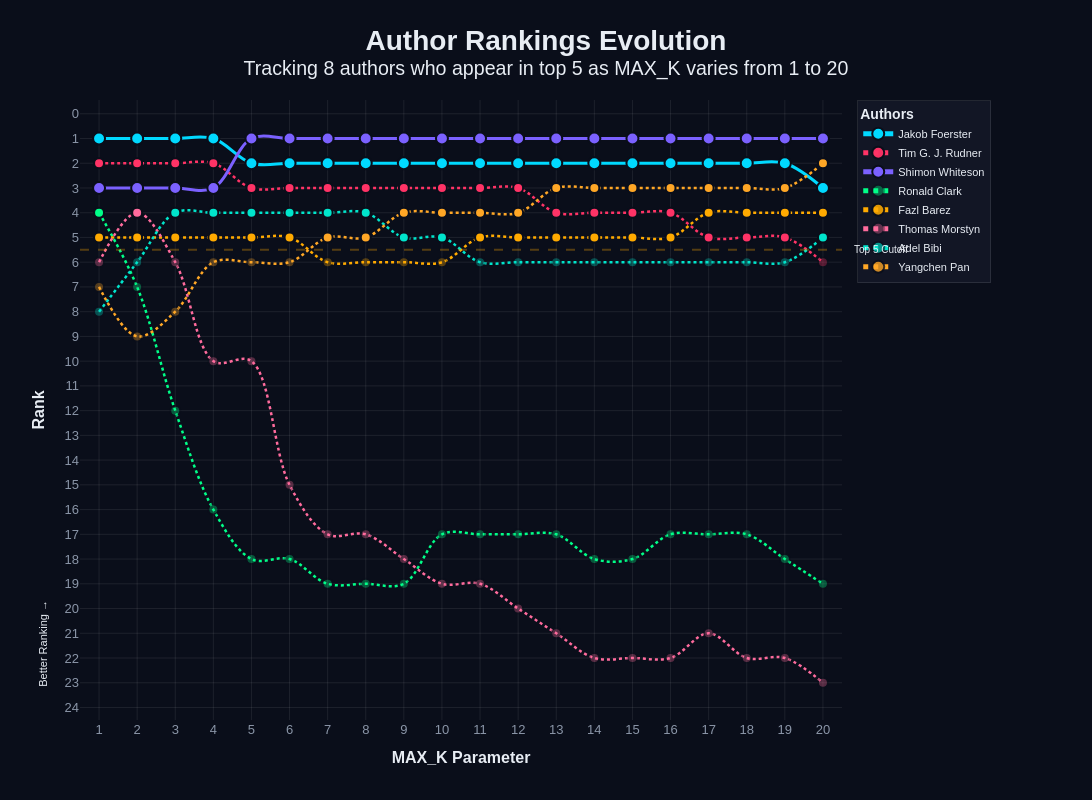

Here is the notebook cell this chart was saved with:
### Code cell
import pandas as pd
import numpy as np
from pathlib import Path

# ===== CONFIGURATION PARAMETERS =====
TOP_N = 5  # Number of top-ranked authors to track
MAX_K_RANGE = (1, 21)  # Range of MAX_K values to evaluate (start, end)
OUTPUT_DIR = "charts"  # Output directory for saving the chart
OUTPUT_FILENAME = "author_rankings_bump_chart.html"

# Visual configuration
CHART_WIDTH = 1400
CHART_HEIGHT = 800
COLOR_PALETTE = [
    "#00D9FF",
    "#FF3366",
    "#7B61FF",
    "#00FF88",
    "#FFAA00",
    "#FF6B9D",
    "#00E5CC",
    "#FFA726",
    "#AB47BC",
    "#26C6DA",
    "#EF5350",
    "#66BB6A",
    "#42A5F5",
    "#FFCA28",
    "#EC407A",
]

# ===== DATA PREPARATION =====
rank_data = []

for max_k in range(MAX_K_RANGE[0], MAX_K_RANGE[1]):
    paper_scores_all_k = {}

    for i_paper, paper in zip(excluded_indices, excluded_papers):
        # Skip specific papers
        if "photoplethysmography" in paper or "lnai" in paper:
            continue

        target_emb = all_embeddings[i_paper].reshape(1, -1)
        author_scores = {}

        for author in other_authors:
            author_indices = author_to_indices[author]
            author_embs = all_embeddings[author_indices]
            similarities = cosine_similarity(target_emb, author_embs)[0]

            if max_k == 1:
                author_scores[author] = similarities.max()
            else:
                k = min(max_k, len(similarities))
                author_scores[author] = np.mean(np.sort(similarities)[-k:])

        paper_scores_all_k[i_paper] = author_scores

    # Aggregate and rank authors for this MAX_K value
    author_avg_scores = {
        author: np.mean(
            [ps[author] for ps in paper_scores_all_k.values() if author in ps]
        )
        for author in other_authors
        if any(author in ps for ps in paper_scores_all_k.values())
    }

    # Store rankings
    for rank, (author, score) in enumerate(
        sorted(author_avg_scores.items(), key=lambda x: x[1], reverse=True), start=1
    ):
        rank_data.append(
            {"MAX_K": max_k, "Rank": rank, "Author": author, "Score": score}
        )

# ===== FILTER TO TOP N AUTHORS =====
rank_df = pd.DataFrame(rank_data)
authors_to_plot = rank_df[rank_df["Rank"] <= TOP_N]["Author"].unique().tolist()
filtered_df = rank_df[rank_df["Author"].isin(authors_to_plot)]

print(
    f"Found {len(authors_to_plot)} unique authors in top {TOP_N} across MAX_K range {MAX_K_RANGE}"
)

# ===== STYLING CONFIGURATION =====
colors = {
    author: COLOR_PALETTE[i % len(COLOR_PALETTE)]
    for i, author in enumerate(authors_to_plot)
}

FONT_CONFIG = dict(family="Arial, sans-serif", color="#E8EDF4")
GRID_CONFIG = dict(gridcolor="rgba(255, 255, 255, 0.08)", showgrid=True, zeroline=False)

# ===== BUILD FIGURE =====
fig = go.Figure()

for author in authors_to_plot:
    author_data = filtered_df[filtered_df["Author"] == author].sort_values("MAX_K")

    # Check if author consistently appears in top N
    max_k_count = MAX_K_RANGE[1] - MAX_K_RANGE[0]
    is_consistent = len(author_data[author_data["Rank"] <= TOP_N]) == max_k_count

    fig.add_trace(
        go.Scatter(
            x=author_data["MAX_K"],
            y=author_data["Rank"],
            mode="lines+markers",
            name=author,
            line=dict(
                color=colors[author],
                width=3 if is_consistent else 2.5,
                shape="spline",
                dash="solid" if is_consistent else "dot",
            ),
            marker=dict(
                size=12 if is_consistent else 10,
                color=colors[author],
                line=dict(color="#0A0E1A", width=2),
                symbol="circle",
                opacity=[1.0 if r <= TOP_N else 0.3 for r in author_data["Rank"]],
            ),
            hovertemplate=(
                "<b>%{fullData.name}</b><br>"
                "MAX_K: %{x}<br>"
                "Rank: %{y}<br>"
                "<extra></extra>"
            ),
        )
    )

# ===== LAYOUT CONFIGURATION =====
fig.update_layout(
    title=dict(
        text=(
            f"<b>Author Rankings Evolution</b><br>"
            f"<sup>Tracking {len(authors_to_plot)} authors who appear in top {TOP_N} "
            f"as MAX_K varies from {MAX_K_RANGE[0]} to {MAX_K_RANGE[1] - 1}</sup>"
        ),
        x=0.5,
        xanchor="center",
        font=dict(size=28, **FONT_CONFIG),
    ),
    xaxis=dict(
        title="<b>MAX_K Parameter</b>",
        title_font=dict(size=16, **FONT_CONFIG),
        tickfont=dict(size=13, color="#8B96A8"),
        **GRID_CONFIG,
        dtick=1,
        range=[MAX_K_RANGE[0] - 0.5, MAX_K_RANGE[1] - 0.5],
        tickmode="linear",
    ),
    yaxis=dict(
        title="<b>Rank</b>",
        title_font=dict(size=16, **FONT_CONFIG),
        tickfont=dict(size=13, color="#8B96A8"),
        **GRID_CONFIG,
        dtick=1,
        range=[0.5, max(15, len(authors_to_plot) + 5)],
        tickmode="linear",
        autorange="reversed",
    ),
    plot_bgcolor="#0A0E1A",
    paper_bgcolor="#0A0E1A",
    legend=dict(
        title=dict(text="<b>Authors</b>", font=dict(size=14, **FONT_CONFIG)),
        font=dict(size=11, **FONT_CONFIG),
        bgcolor="rgba(19, 24, 38, 0.9)",
        bordercolor="rgba(255, 255, 255, 0.1)",
        borderwidth=1,
        x=1.02,
        y=1,
        xanchor="left",
        yanchor="top",
        itemsizing="constant",
    ),
    hovermode="closest",
    font=FONT_CONFIG,
    width=CHART_WIDTH,
    height=CHART_HEIGHT,
    margin=dict(l=80, r=250, t=100, b=80),
)

# ===== ADD ANNOTATIONS =====
# Top N cutoff line
fig.add_shape(
    type="line",
    x0=MAX_K_RANGE[0] - 0.5,
    x1=MAX_K_RANGE[1] - 0.5,
    y0=TOP_N + 0.5,
    y1=TOP_N + 0.5,
    line=dict(color="rgba(255, 170, 0, 0.3)", width=2, dash="dash"),
)

fig.add_annotation(
    text=f"Top {TOP_N} Cutoff",
    x=MAX_K_RANGE[1] - 0.5,
    y=TOP_N + 0.5,
    xanchor="left",
    yanchor="middle",
    xshift=10,
    showarrow=False,
    font=dict(size=10, **FONT_CONFIG),
)

fig.add_annotation(
    text="Better Ranking →",
    xref="paper",
    yref="paper",
    x=-0.06,
    y=0.05,
    textangle=-90,
    showarrow=False,
    font=dict(size=11, **FONT_CONFIG),
)


# ===== SAVE OUTPUT =====
# Create output directory if it doesn't exist
output_path = Path(OUTPUT_DIR)
output_path.mkdir(exist_ok=True)

# Save the figure
output_file = output_path / OUTPUT_FILENAME
fig.write_html(str(output_file))
print(f"\nChart saved to: {output_file}")

# Optionally display the chart
fig.show()

### Figure 1 — Plotly figure (JSON) as saved in the notebook; plotly's stock layout.template omitted (floating-point values rounded to 4 significant figures)
{"data": [{"hovertemplate": "<b>%{fullData.name}</b><br>MAX_K: %{x}<br>Rank: %{y}<br><extra></extra>", "line": {"color": "#00D9FF", "dash": "solid", "shape": "spline", "width": 3}, "marker": {"color": "#00D9FF", "line": {"color": "#0A0E1A", "width": 2}, "opacity": [1, 1, 1, 1, 1, 1, 1, 1, 1, 1, 1, 1, 1, 1, 1, 1, 1, 1, 1, 1], "size": 12, "symbol": "circle"}, "mode": "lines+markers", "name": "Jakob Foerster", "type": "scatter", "x": [1, 2, 3, 4, 5, 6, 7, 8, 9, 10, 11, 12, 13, 14, 15, 16, 17, 18, 19, 20], "y": [1, 1, 1, 1, 2, 2, 2, 2, 2, 2, 2, 2, 2, 2, 2, 2, 2, 2, 2, 3]}, {"hovertemplate": "<b>%{fullData.name}</b><br>MAX_K: %{x}<br>Rank: %{y}<br><extra></extra>", "line": {"color": "#FF3366", "dash": "dot", "shape": "spline", "width": 2.5}, "marker": {"color": "#FF3366", "line": {"color": "#0A0E1A", "width": 2}, "opacity": [1, 1, 1, 1, 1, 1, 1, 1, 1, 1, 1, 1, 1, 1, 1, 1, 1, 1, 1, 0.3], "size": 10, "symbol": "circle"}, "mode": "lines+markers", "name": "Tim G. J. Rudner", "type": "scatter", "x": [1, 2, 3, 4, 5, 6, 7, 8, 9, 10, 11, 12, 13, 14, 15, 16, 17, 18, 19, 20], "y": [2, 2, 2, 2, 3, 3, 3, 3, 3, 3, 3, 3, 4, 4, 4, 4, 5, 5, 5, 6]}, {"hovertemplate": "<b>%{fullData.name}</b><br>MAX_K: %{x}<br>Rank: %{y}<br><extra></extra>", "line": {"color": "#7B61FF", "dash": "solid", "shape": "spline", "width": 3}, "marker": {"color": "#7B61FF", "line": {"color": "#0A0E1A", "width": 2}, "opacity": [1, 1, 1, 1, 1, 1, 1, 1, 1, 1, 1, 1, 1, 1, 1, 1, 1, 1, 1, 1], "size": 12, "symbol": "circle"}, "mode": "lines+markers", "name": "Shimon Whiteson", "type": "scatter", "x": [1, 2, 3, 4, 5, 6, 7, 8, 9, 10, 11, 12, 13, 14, 15, 16, 17, 18, 19, 20], "y": [3, 3, 3, 3, 1, 1, 1, 1, 1, 1, 1, 1, 1, 1, 1, 1, 1, 1, 1, 1]}, {"hovertemplate": "<b>%{fullData.name}</b><br>MAX_K: %{x}<br>Rank: %{y}<br><extra></extra>", "line": {"color": "#00FF88", "dash": "dot", "shape": "spline", "width": 2.5}, "marker": {"color": "#00FF88", "line": {"color": "#0A0E1A", "width": 2}, "opacity": [1, 0.3, 0.3, 0.3, 0.3, 0.3, 0.3, 0.3, 0.3, 0.3, 0.3, 0.3, 0.3, 0.3, 0.3, 0.3, 0.3, 0.3, 0.3, 0.3], "size": 10, "symbol": "circle"}, "mode": "lines+markers", "name": "Ronald Clark", "type": "scatter", "x": [1, 2, 3, 4, 5, 6, 7, 8, 9, 10, 11, 12, 13, 14, 15, 16, 17, 18, 19, 20], "y": [4, 7, 12, 16, 18, 18, 19, 19, 19, 17, 17, 17, 17, 18, 18, 17, 17, 17, 18, 19]}, {"hovertemplate": "<b>%{fullData.name}</b><br>MAX_K: %{x}<br>Rank: %{y}<br><extra></extra>", "line": {"color": "#FFAA00", "dash": "dot", "shape": "spline", "width": 2.5}, "marker": {"color": "#FFAA00", "line": {"color": "#0A0E1A", "width": 2}, "opacity": [1, 1, 1, 1, 1, 1, 0.3, 0.3, 0.3, 0.3, 1, 1, 1, 1, 1, 1, 1, 1, 1, 1], "size": 10, "symbol": "circle"}, "mode": "lines+markers", "name": "Fazl Barez", "type": "scatter", "x": [1, 2, 3, 4, 5, 6, 7, 8, 9, 10, 11, 12, 13, 14, 15, 16, 17, 18, 19, 20], "y": [5, 5, 5, 5, 5, 5, 6, 6, 6, 6, 5, 5, 5, 5, 5, 5, 4, 4, 4, 4]}, {"hovertemplate": "<b>%{fullData.name}</b><br>MAX_K: %{x}<br>Rank: %{y}<br><extra></extra>", "line": {"color": "#FF6B9D", "dash": "dot", "shape": "spline", "width": 2.5}, "marker": {"color": "#FF6B9D", "line": {"color": "#0A0E1A", "width": 2}, "opacity": [0.3, 1, 0.3, 0.3, 0.3, 0.3, 0.3, 0.3, 0.3, 0.3, 0.3, 0.3, 0.3, 0.3, 0.3, 0.3, 0.3, 0.3, 0.3, 0.3], "size": 10, "symbol": "circle"}, "mode": "lines+markers", "name": "Thomas Morstyn", "type": "scatter", "x": [1, 2, 3, 4, 5, 6, 7, 8, 9, 10, 11, 12, 13, 14, 15, 16, 17, 18, 19, 20], "y": [6, 4, 6, 10, 10, 15, 17, 17, 18, 19, 19, 20, 21, 22, 22, 22, 21, 22, 22, 23]}, {"hovertemplate": "<b>%{fullData.name}</b><br>MAX_K: %{x}<br>Rank: %{y}<br><extra></extra>", "line": {"color": "#00E5CC", "dash": "dot", "shape": "spline", "width": 2.5}, "marker": {"color": "#00E5CC", "line": {"color": "#0A0E1A", "width": 2}, "opacity": [0.3, 0.3, 1, 1, 1, 1, 1, 1, 1, 1, 0.3, 0.3, 0.3, 0.3, 0.3, 0.3, 0.3, 0.3, 0.3, 1], "size": 10, "symbol": "circle"}, "mode": "lines+markers", "name": "Adel Bibi", "type": "scatter", "x": [1, 2, 3, 4, 5, 6, 7, 8, 9, 10, 11, 12, 13, 14, 15, 16, 17, 18, 19, 20], "y": [8, 6, 4, 4, 4, 4, 4, 4, 5, 5, 6, 6, 6, 6, 6, 6, 6, 6, 6, 5]}, {"hovertemplate": "<b>%{fullData.name}</b><br>MAX_K: %{x}<br>Rank: %{y}<br><extra></extra>", "line": {"color": "#FFA726", "dash": "dot", "shape": "spline", "width": 2.5}, "marker": {"color": "#FFA726", "line": {"color": "#0A0E1A", "width": 2}, "opacity": [0.3, 0.3, 0.3, 0.3, 0.3, 0.3, 1, 1, 1, 1, 1, 1, 1, 1, 1, 1, 1, 1, 1, 1], "size": 10, "symbol": "circle"}, "mode": "lines+markers", "name": "Yangchen Pan", "type": "scatter", "x": [1, 2, 3, 4, 5, 6, 7, 8, 9, 10, 11, 12, 13, 14, 15, 16, 17, 18, 19, 20], "y": [7, 9, 8, 6, 6, 6, 5, 5, 4, 4, 4, 4, 3, 3, 3, 3, 3, 3, 3, 2]}], "layout": {"annotations": [{"font": {"color": "#E8EDF4", "family": "Arial, sans-serif", "size": 10}, "showarrow": false, "text": "Top 5 Cutoff", "x": 20.5, "xanchor": "left", "xshift": 10, "y": 5.5, "yanchor": "middle"}, {"font": {"color": "#E8EDF4", "family": "Arial, sans-serif", "size": 11}, "showarrow": false, "text": "Better Ranking →", "textangle": -90, "x": -0.06, "xref": "paper", "y": 0.05, "yref": "paper"}], "font": {"color": "#E8EDF4", "family": "Arial, sans-serif"}, "height": 800, "hovermode": "closest", "legend": {"bgcolor": "rgba(19, 24, 38, 0.9)", "bordercolor": "rgba(255, 255, 255, 0.1)", "borderwidth": 1, "font": {"color": "#E8EDF4", "family": "Arial, sans-serif", "size": 11}, "itemsizing": "constant", "title": {"font": {"color": "#E8EDF4", "family": "Arial, sans-serif", "size": 14}, "text": "<b>Authors</b>"}, "x": 1.02, "xanchor": "left", "y": 1, "yanchor": "top"}, "margin": {"b": 80, "l": 80, "r": 250, "t": 100}, "paper_bgcolor": "#0A0E1A", "plot_bgcolor": "#0A0E1A", "shapes": [{"line": {"color": "rgba(255, 170, 0, 0.3)", "dash": "dash", "width": 2}, "type": "line", "x0": 0.5, "x1": 20.5, "y0": 5.5, "y1": 5.5}], "title": {"font": {"color": "#E8EDF4", "family": "Arial, sans-serif", "size": 28}, "text": "<b>Author Rankings Evolution</b><br><sup>Tracking 8 authors who appear in top 5 as MAX_K varies from 1 to 20</sup>", "x": 0.5, "xanchor": "center"}, "width": 1400, "xaxis": {"dtick": 1, "gridcolor": "rgba(255, 255, 255, 0.08)", "range": [0.5, 20.5], "showgrid": true, "tickfont": {"color": "#8B96A8", "size": 13}, "tickmode": "linear", "title": {"font": {"color": "#E8EDF4", "family": "Arial, sans-serif", "size": 16}, "text": "<b>MAX_K Parameter</b>"}, "zeroline": false}, "yaxis": {"autorange": "reversed", "dtick": 1, "gridcolor": "rgba(255, 255, 255, 0.08)", "range": [0.5, 15], "showgrid": true, "tickfont": {"color": "#8B96A8", "size": 13}, "tickmode": "linear", "title": {"font": {"color": "#E8EDF4", "family": "Arial, sans-serif", "size": 16}, "text": "<b>Rank</b>"}, "zeroline": false}}}
